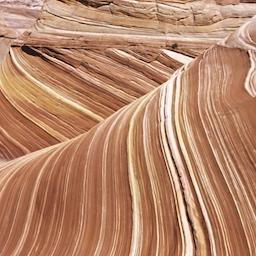
%> input picture Example_Images/rock_wave_flickr2.jpg, 256 x 256 px
$ octave Inpainting_Regional_Sparse.m   (GNU Octave 9; MATLAB toolbox functions it lacks are replaced by stand-ins)
%> lines starting %> are read from the running program, lines starting %| are printed output that depends on the picture
### Functions&MatFiles/region_select.m
function[binaryImage, nregions] = region_select(b,nm,fignum)
% This function creates masks for the different regions of an image for use
%   in inverse problems. This is compatible only with R2019a and later. Use
%   region_select_old for older versions.
% The inputs are b, nm and fignum. b is the data from which we want to
%   specifiy the region. nm is the size of the original image (n x m) (the
%   default is twice the size of b). fignum is the figure number to be used
%   when viewing the image.
% This function also performs classification to assign any pixels not in a
%   region to the closest region.
% This function also assigns any overlapping of the regions to the eariler
%   region drawn.
if nargin < 3, fignum = 1; end
if nargin < 2, nm = 2*size(b); end
szb1 = size(b,1);
szb2 = size(b,2);
padsz1 = floor(szb1/10);
padsz2 = floor(szb2/10);
b_pad = padarray(b,[padsz1,padsz2]);
sz1 = size(b_pad,1);
sz2 = size(b_pad,2);
answer_draw = 1;
while answer_draw == 1
    if ishandle(fignum)
        close(fignum)
    end
    figure(fignum)
    imagesc(b_pad), axis image, colormap(gray)
    set(gca,'xticklabel',[])
    set(gca,'yticklabel',[])
    set(gcf, 'Position', get(0,'Screensize')); % Maximize figure.
    message = sprintf(['Left click and hold to begin drawing.'...
    '\nYou must create a closed loop.'...
    '\nDrawing outside the image is fine.'...
    '\nPress enter after drawing each part of the region.'...
    '\nDouble click on edge to add a new adjustable point.'...
    '\nYou can adjust any region at any time.'...
    '\nPress Escape twice to draw a new region or to proceed to quit.']);
    uiwait(msgbox(message));
    nregions = 1;
    regparts = 1;
    binaryImage = cell(1,1);
    H = cell(1,1);
    % first level is for nregions, second level is for regparts
    H{1} = cell(1,1);
    H{1}{1} = drawfreehand;
    if isvalid(H{1}{1}) && size(H{1}{1}.Position,1) > 10
        invalid_flag = 0;
        pause;
        H{nregions}{regparts}.Color = 'red';
        % less than 10 pixels is considered empty mask
        while size(H{nregions}{regparts}.Position,1) > 10
            % ask user for another mask
            regparts = regparts + 1;
            H{nregions}{regparts} = drawfreehand;
            pause;
            H{nregions}{regparts}.Color = 'red';
        end

        answer_more = 'Yes';
        while answer_more == 'Yes'
            answer_more = questdlg('Is there another distinct region?', ...
                'Regions', ...
                'Yes','No','No');
        % Handle response
            switch answer_more
                case 'Yes'
                    nregions = nregions + 1;
                    if nregions == 2
                        reg_color = 'yellow';
                    elseif nregions == 3
                        reg_color = 'green';
                    elseif nregions == 4
                        reg_color = 'magenta';
                    elseif nregions == 5
                        reg_color = 'cyan';
                    elseif nregions == 6
                        reg_color = 'white';
                    elseif nregions >= 7
                        reg_color = 'black';
                    end
                    regparts(nregions) = 1;
                    H{nregions}{regparts(nregions)} = drawfreehand;
                    pause;
                    H{nregions}{regparts(nregions)}.Color = reg_color;
                    % less than 10 pixels is considered empty mask
                    while size(H{nregions}{regparts(nregions)}.Position,1) > 10
                        regparts(nregions) = regparts(nregions) + 1;
                        % ask user for another mask
                        H{nregions}{regparts(nregions)} = drawfreehand;
                        pause;
                        H{nregions}{regparts(nregions)}.Color = reg_color;
                    end
                case 'No'
                    break;
            end
        end
        answer_draw_text = questdlg('Would you like a redraw?', ...
            'Redraw', ...
            'Yes','No','No');
        % Handle response
        switch answer_draw_text
            case 'Yes'
                answer_draw = 1;
            case 'No'
                answer_draw = 0;
        end
    else
        pause;
        empty_ans = questdlg(['Since no region was drawn, the entire '...
            'image will be treated as a single region. '...
            'Is this okay?'], ...
                'No Region Drawn', ...
                'Yes','No','No');
        % Handle response
            switch empty_ans
                case 'Yes'
                   invalid_flag = 1;
                   answer_draw = 0;
                case 'No'
                    answer_draw = 1;
            end
    end
end
if invalid_flag == 1
    binaryImage = cell(1,1);
    binaryImage{1} = ones(size(b));
else
    % Create all masks the same size as b. Creating the masks here at the
    % end allows each one to be adjusted until the user is finished.
    for i = 1:nregions
        binaryImage{i} = false(sz1,sz2);
        for j = 1:regparts(i)
            BWmask = H{i}{j}.createMask;
            binaryImage{i} = binaryImage{i} | BWmask;
        end
        binaryImage{i} = binaryImage{i}...
            (padsz1+1:end-padsz1,padsz2+1:end-padsz2);
    end
    % Create mask for any part of the image not included in other regions.
    binaryImage{nregions+1} = false(size(binaryImage{1}));
    for j = 1:nregions
        binaryImage{nregions+1} = binaryImage{nregions+1} | binaryImage{j};
    end
    nregions = nregions + 1;
    binaryImage{nregions} = binaryImage{nregions} == 0;
end
% Return a mask the size n x m.
for i = nregions:-1:1
    if sum(sum(binaryImage{i})) < 10 % removes any empty masks
        binaryImage(i) = [];
        nregions = nregions - 1;
    else
    binaryImage{i} = padarray(binaryImage{i},...
        [(nm(1)-szb1)/2,(nm(2)-szb2)/2],0);
    end
end
nregions = size(binaryImage,2); % make sure nregions aligns with number of masks
if nm(1)>szb1 || nm(2)>szb2
    % Begin Classification:
    N = nm(1)*nm(2);
    data_frame = zeros(N,nregions+4);
    data_frame(:,1) = 1:N;
    % Det up data frame with the element numbers and their xy coordinates
    xycoord = [repelem((1:nm(2))',nm(2)) repmat((nm(1):-1:1)',nm(1),1)];
    data_frame(:,2:3) = xycoord;
    % Add mask data to the data frame
    for region = 1:nregions
        data_frame(:,3+region) = binaryImage{region}(:);
    end
    %
    data_frame(:,4+nregions) = sum(data_frame(:,4:3+nregions),2);
    data_frame_classified = data_frame(data_frame(:,4+nregions)>0,:);
    data_frame_not_class = data_frame(data_frame(:,4+nregions)==0,:);

    n_nc = size(data_frame_not_class,1); % size not classified
    % Classify every element of the extended mask into one of the regions
    % based on nearest neighbor.
    IDX = knnsearch(data_frame_classified(:,2:3),data_frame_not_class(:,2:3));
    data_frame_not_class(:,4:4+nregions) = data_frame_classified(IDX,4:4+nregions);
    data_frame_new = sortrows([data_frame_classified; data_frame_not_class],1);
    for region = 1:nregions
        binaryImage{region} = logical(reshape(data_frame_new(:,3+region),nm(1),nm(2)));
    end
end

% Assign overlaping in regions to the region drawn eariler.
for i = 1:nregions-1
    for j=i+1:nregions
        if nnz(binaryImage{i}+binaryImage{j} > 1) > 0
        	binaryImage{j} = binaryImage{j}...
                - (binaryImage{i}+binaryImage{j} > 1);
        end
    end
end

set(gcf, 'Position',  [440 378 560 420]) % Return picture to default size

### Inpainting_Regional_Sparse.m
%
%  2d image demasking (inpainting) with periodic, data-driven boundary
%   conditions in the regional case. This m-file implements Bayesian
%   inpainting with either an isotropic Whittle-Matern prior (with
%   parameters selected using variograms) or an anisotropic Whittle-Matern
%   prior with different priors corresponds to different regions as chosen
%   by the user.
%  The regularization parameter that maximizes correlation is used.
%
%  Written by Rick Brown in 2019.
%
clear all
close all
path(path,'Functions&MatFiles')
path(path,'Variogram_Functions')
path(path,'Example_Images')

%% Section 1 - Color, Prior, and Reading Data %%
% Make selections about saving plots, whether to do the deblurring in black
% and white vs color and read in the data.  Modify line 31 to change image.
BW = input('Enter 1 to black and white deblur or 2 for color deblur. ');
%> the answer given: 1
prevmask = 0; % 1 for loading in a previous mask, 0 for drawing a new mask.
mask_type = 1; % 1 for random mask, 2 for systematic mask
maxiters = 5;
pmask = 0.6; % probability of a zero in b.

%%% Rock Image
x_read = imread('rock_wave_flickr2.jpg','jpg');
%> x_read is the input picture: size 256x256x3 uint8; mean R, G, B 183.2, 134.1, 105.6
x_read = im2double(x_read);
%> x_read: size 256x256x3 double
[~,n,~] = size(x_read);
%> n = 256
N = n^2;
%> N = 65536
sig = 0.004;

% Define initial vairables depending on whether we are dealing with black
% and white or color.
if BW == 1
    x_true = rgb2gray(x_read);
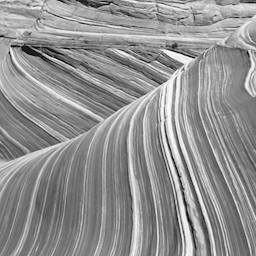
%> x_true: size 256x256 double; min 0.0164, max 0.988, mean 0.571
    x_true = x_true/max(x_true(:))*100;
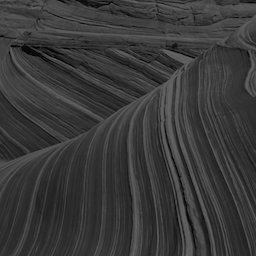
%> x_true: size 256x256 double; min 1.66, max 100, mean 57.8
%> the run ends on the next line
    coloriters = 1;
elseif BW == 2
    xmapcolor=zeros(n/2,n/2,3);
    bcolor=zeros(n/2,n/2,3);
    x_truecolor=zeros(n/2,n/2,3);
    coloriters = 3;
end

%% Section 2 - Generate Masked Data %%
%  Construct the Fourier transform of the circulant-shifted
%  convolution kernel on the extended domain, then restrict the domain to
%  generate the data.

% coloriters = 1 for black and white or = 3 for color. If dealing with
% color, we will essentially do 3 black and white deblurs and combine them
% into one color image since color images are stored as 3 2-D arrays - one
% each for the intensities of Red, Green, and Blue.
for coloriter = 1:coloriters
    if BW ==2
        x_true = x_read(:,:,coloriter);
    end
    % Generate data on 256^2 grid w/ periodic BCs, then restrict to 128^2.
    h      = 1/n;
    x      = (-0.5+h/2:h:0.5-h/2)';
    [X,Y]  = meshgrid(x);
    %kernel = h^2*(1/(2*pi)/sig^2)*exp(-((X-h/2).^2+(Y-h/2).^2)/2/sig^2);
    kernel = zeros(n,n);
    kernel(n/2+1,n/2+1) = 1;
    ahat   = fft2(fftshift(kernel));
    Ax     = real(ifft2(ahat.*fft2(x_true)));

    % Extract 128x128 middle subregion from Ax and x, add noise and plot.
    Ax     = Ax(n/4+1:3*n/4,n/4+1:3*n/4);
    x_true = x_true(n/4+1:3*n/4,n/4+1:3*n/4);

    [~,m]= size(Ax);
    err_lev= 5;
    noise  = err_lev/100 * norm(Ax(:)) / sqrt(m^2);
    rng(0) % fixes the seed of the random number generator.
    eta = noise*randn(m,m);
    b      = Ax + eta;
    xcoord = repelem((1:m)',m)/m; % Assign an x coordinate to each b element
    ycoord = repmat((m:-1:1)',m,1)/m; % Assign an y coordinate to each b element
    bdf = [xcoord ycoord b(:)];
    % Create the mask by randomly zeroing out entries of b.
    if mask_type == 1
        rng(0)
        bdf = [xcoord ycoord binornd(1,1-pmask,m^2,1).*b(:)];
        b = reshape(bdf(:,3),m,m);
    elseif mask_type == 2
        Amask = eye(m);
        for i=1:m/4-1
            Amask(4*i:4*i+1,4*i:4*i+1)=zeros(2,2);
        end
        b = Amask*b*Amask;
        bdf = [xcoord ycoord b(:)];
    end
    % zero pad b and create the mask that matches the zeroed-out values in b.
    b_pad = padarray(b,[n/4,n/4]);
    b_pad(isnan(b_pad)) = mean(b(~isnan(b)));
    Marray = false(n,n);
    Marray(n/4+1:3*n/4,n/4+1:3*n/4) = b~=0;
    % Create the large, sparse matrix that correpsonds to Marray
    M = spdiags(Marray(:),0,sparse(N,N)); % This matrix is n^2xn^2
    M1     = padarray(ones(size(b)),[n/4,n/4]);
    M1 = spdiags(M1(:),0,sparse(N,N));
    M(~any(M1,1),:)=[]; % This one is m^2xn^2 so that b = M*A*x_true+error


%% Section 3 - Initial Variogram %%
    d = 2; % dimension of the problem
    if coloriter == 1
        if BW == 1
            if prevmask == 1
                % Load in formerly created masks if required to do so.
                binaryImage = load('Regional_Masks');
                binaryImage = binaryImage.binaryImage;
                nregions = size(binaryImage,2);
            else
                % Display b and allow user to trace out the different regions
                [binaryImage, nregions] = region_select(b,[n n],1);

$ run again, with Example_Images/Main_Hall_2008.jpg copied over Example_Images/rock_wave_flickr2.jpg
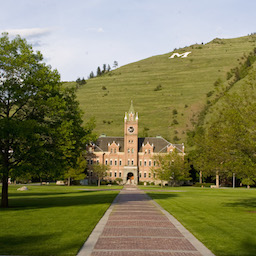
%> input picture Example_Images/Main_Hall_2008.jpg, 256 x 256 px
%> x_read is the input picture: size 256x256x3 uint8; mean R, G, B 128, 125.9, 86.2
%> x_read: size 256x256x3 double
%> `x_true = x_true/max(x_true(:))*100;`:
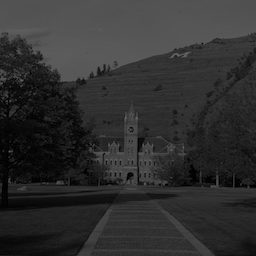
%> x_true: size 256x256 double; min 0, max 100, mean 48

$ run again, with Example_Images/rock_wave_flickr.jpg copied over Example_Images/rock_wave_flickr2.jpg
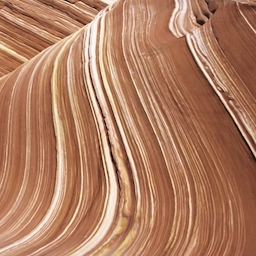
%> input picture Example_Images/rock_wave_flickr.jpg, 256 x 256 px
%> x_read is the input picture: size 256x256x3 uint8; mean R, G, B 176, 124.7, 96.4
%> x_read: size 256x256x3 double
%> `x_true = x_true/max(x_true(:))*100;`:
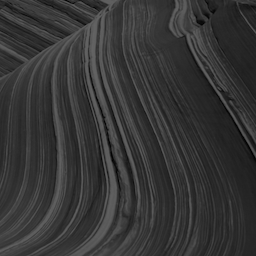
%> x_true: size 256x256 double; min 1.66, max 100, mean 54.2
